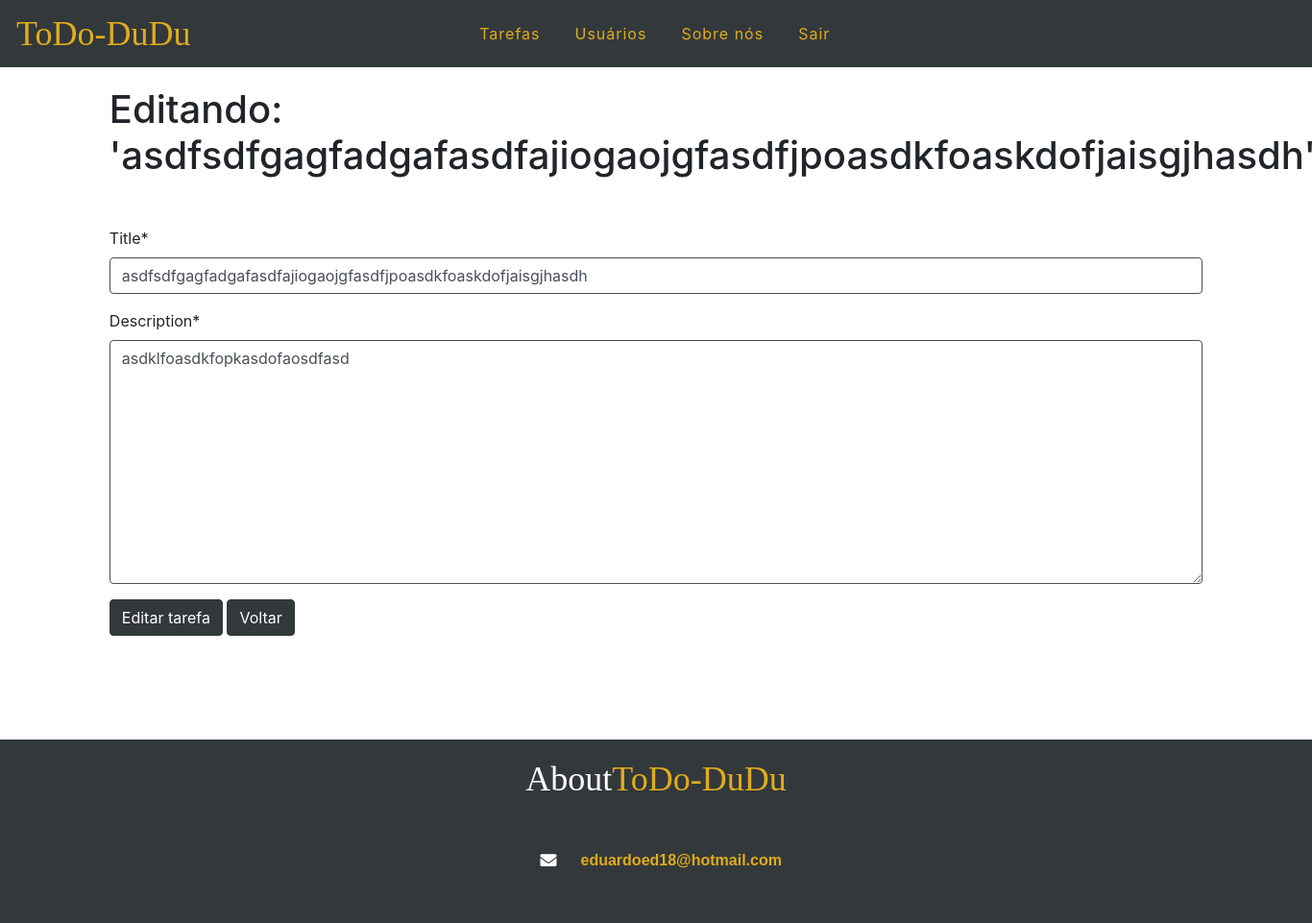
The page /edit/23 (signed in) on the database its author committed.
### tasks/models.py (models this page shows, shortened)
class Task(models.Model):
    STATUS = (
        ('doing','Doing'),
        ('done','Done'),
    )
    title = models.CharField(max_length=60,)
    description = models.TextField()
    done = models.CharField(
        max_length=5,
        choices=STATUS,
        )
    user = models.ForeignKey(get_user_model(), on_delete=models.CASCADE)
    created_at = models.DateTimeField(auto_now_add=True)
    updated_at = models.DateTimeField(auto_now=True)

### tasks/views.py (the view)
# urls.py: path('edit/<int:id>', views.editTask, name="edit-task"),
@login_required
def editTask(request, id):
    task = get_object_or_404(Task, pk=id)
    form = TaskForm(instance=task)
    if (request.method == 'POST'):
        form = TaskForm(request.POST, instance=task)
        if(form.is_valid()):
            task.save()
            return redirect('/')
        else:
            return render(request, 'tasks/edittask.html', {'form': form, 'task': task})
    else:
        return render(request, 'tasks/edittask.html', {'form': form, 'task': task})

### tasks/forms.py
class TaskForm(forms.ModelForm):
    class Meta:
        model = Task
        fields = ('title', 'description')

### tasks/templates/tasks/edittask.html (shortened to what this page needs)
{% extends 'base.html' %}
{% load crispy_forms_tags %}
{% block content %}
<div class="offset-1 col-10 list-div">
    <h1 class="title-edit"> Editando: '{{task.title}}'</h1>
    <form method="POST">
        {{ form|crispy }}
        <input  id="btn-change"  type="submit" value="Editar tarefa" class="btn btn-success">
        <button id="btn-change"  type="button" class="btn btn-success" onclick="{window.location.href='http://'+ window.location.host +'/'}">Voltar</button>
    </form>
</div>
{% endblock %}

### tasks/static/css/styles.css (style rules this page uses)
.form-control { border: 1px solid ; }
.list-div { padding: 0; height: 600px; }
.title-edit { margin-bottom: 50px; }
.btn, .btnsucess { background-color: #33383b; border: 1px solid #33383b; }

### rows shown on the page
Task: title "asdfsdfgagfadgafasdfajiogaojgfasdfjpoasdkfoaskdofjaisgjhasdh", description "asdklfoasdkfopkasdofaosdfasd"
